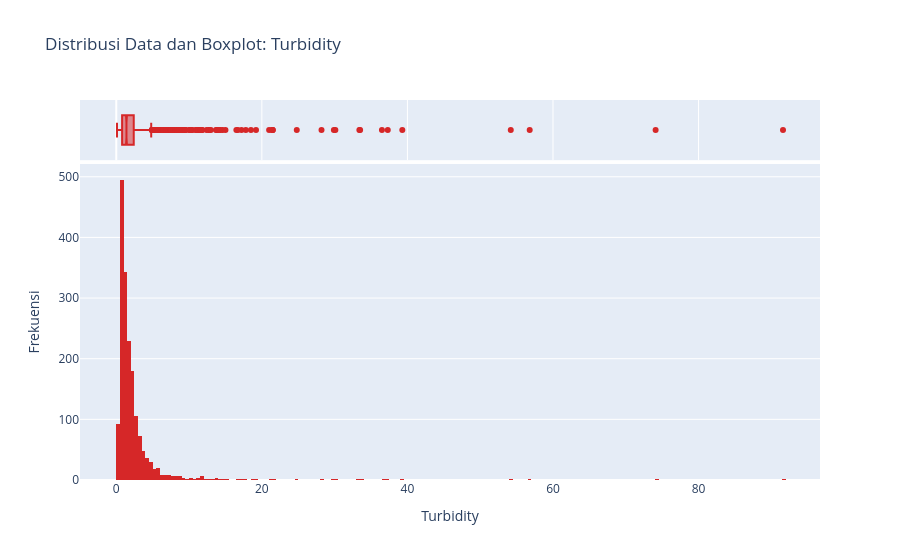

The notebook cell saved with this chart:
### Markdown cell above
#### Turbidity

### Code cell
fig_turb = px.histogram(
    df, 
    x="Turbidity", 
    marginal="box", 
    title="Distribusi Data dan Boxplot: Turbidity",
    color_discrete_sequence=['#d62728']
)
fig_turb.update_layout(yaxis_title="Frekuensi")
fig_turb.show()

### Figure 1 — Plotly figure (JSON) as saved in the notebook; plotly's stock layout.template omitted (floating-point values rounded to 4 significant figures; data arrays with more than 128 entries replaced by an {"elided": "..."} marker saying what was removed)
{"data": [{"alignmentgroup": "True", "bingroup": "x", "hovertemplate": "Turbidity=%{x}<br>count=%{y}<extra></extra>", "legendgroup": "", "marker": {"color": "#d62728", "pattern": {"shape": ""}}, "name": "", "offsetgroup": "", "orientation": "v", "showlegend": false, "type": "histogram", "x": {"elided": "1773 float values"}, "xaxis": "x", "yaxis": "y"}, {"alignmentgroup": "True", "hovertemplate": "Turbidity=%{x}<extra></extra>", "legendgroup": "", "marker": {"color": "#d62728"}, "name": "", "notched": true, "offsetgroup": "", "showlegend": false, "type": "box", "x": {"elided": "1773 float values"}, "xaxis": "x2", "yaxis": "y2"}], "layout": {"barmode": "relative", "legend": {"tracegroupgap": 0}, "title": {"text": "Distribusi Data dan Boxplot: Turbidity"}, "xaxis": {"anchor": "y", "domain": [0, 1], "title": {"text": "Turbidity"}}, "xaxis2": {"anchor": "y2", "domain": [0, 1], "matches": "x", "showgrid": true, "showticklabels": false}, "yaxis": {"anchor": "x", "domain": [0, 0.8316], "title": {"text": "Frekuensi"}}, "yaxis2": {"anchor": "x2", "domain": [0.8416, 1], "matches": "y2", "showgrid": false, "showline": false, "showticklabels": false, "ticks": ""}}}
